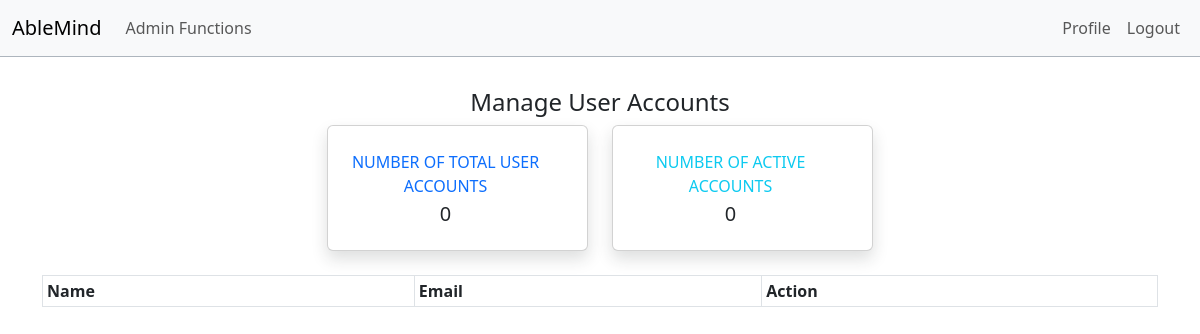
Before: /userAccountManagement.php with the older database file.
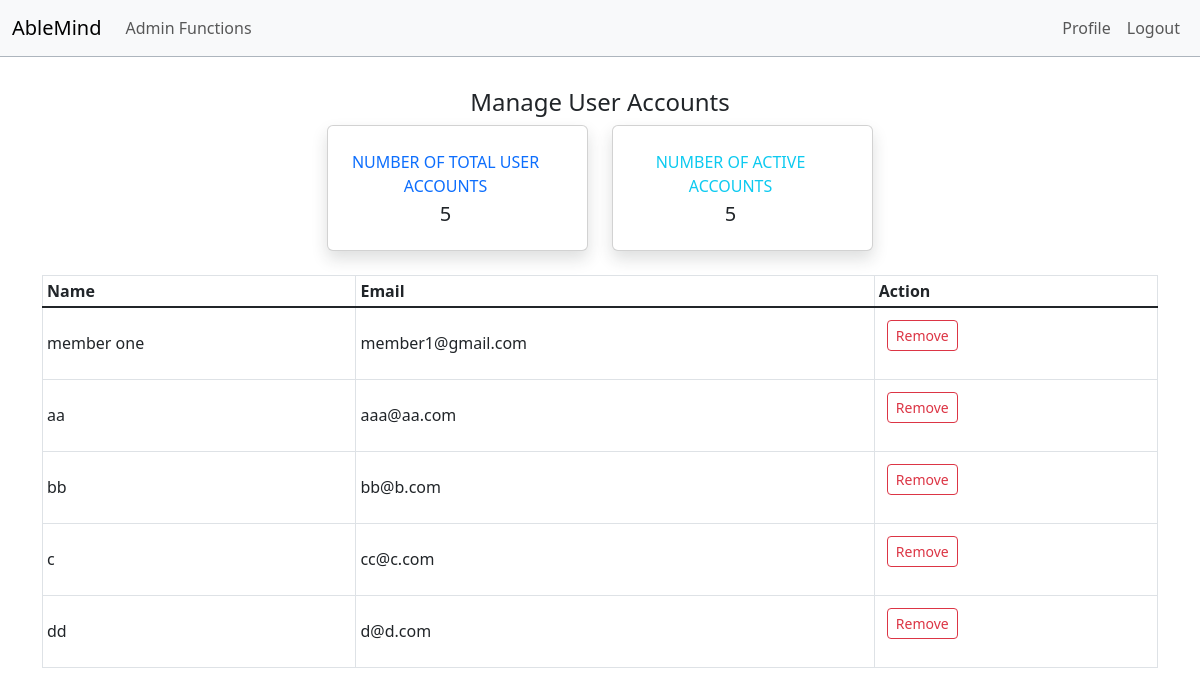
After: the same page with the newer database file.
### tables this page shows
CREATE TABLE `users` (
  `id` int(11) NOT NULL,
  `name` varchar(200) NOT NULL,
  `email` varchar(100) NOT NULL,
  `password` varchar(200) NOT NULL,
  `role` varchar(10) NOT NULL DEFAULT 'member',
  `profile_pic` varchar(250) NOT NULL DEFAULT 'default.jpg',
  `userStatus` varchar(10) NOT NULL DEFAULT 'active'
);

### userAccountManagement.php (the view, shortened to what this page needs)
<?php
require("project_connection.php");
require("navbar_admin.php");
try {
  $sql = "SELECT * FROM `users` where role= 'member'";
  $result = $db->query($sql);
  $rows = $result->fetchAll();
  $sql2 = "SELECT COUNT(*) FROM `users` where `userStatus` = 'active' AND role= 'member'";
  $countResult = $db->query($sql2);
  $count = $countResult->fetchColumn();
} catch (PDOException $e) {
  echo $e->getMessage();
  die();
}
?>
<!DOCTYPE html>
<html lang="en">
<head>
  <link href="./assets/dist/css/bootstrap.min.css" rel="stylesheet">
</head>
<body>
  <br><br><br>
  <div class='container-lg'>
    <h4 class="mt-3 mb-2 mx-auto text-center"> Manage User Accounts</h4>
    <div class="row">
      <div class="col-xl-3 col-md-6 mb-4 ms-auto">
        <div class="card border-left-primary shadow h-100 py-2">
          <div class="card-body">
            <div class="row no-gutters align-items-center">
              <div class="col mr-2">
                <div class="text-xs font-weight-bold text-primary text-uppercase mb-1 text-center">
                  Number of total User Accounts</div>
                <div class="h5 mb-0 font-weight-bold text-gray-800 text-center"><?php echo count($rows) ?> </div>
              </div>
            </div>
          </div>
        </div>
      </div>
      <div class="col-xl-3 col-md-6 mb-4 me-auto">
        <div class="card border-left-primary shadow h-100 py-2">
          <div class="card-body">
            <div class="row no-gutters align-items-center">
              <div class="col mr-2">
                <div class="text-xs font-weight-bold text-info text-uppercase mb-1 text-center">
                  Number of active accounts</div>
                <div class="h5 mb-0 font-weight-bold text-gray-800 text-center"><?php echo $count; ?> </div>
              </div>
            </div>
          </div>
        </div>
      </div>
      <div class="table-responsive text-center">
        <table class="table table-bordered table-sm">
          <thead>
            <tr>
              <th scope="col">Name</th>
              <th scope="col">Email</th>
              <th scope="col">Action</th>
            </tr>
          </thead>
          <tbody class="table-group-divider table align-middle">
            <?php
            foreach ($rows as $row) {
            ?>
              <tr>
                <td><?php echo $row['name']; ?></td>
                <td style="white-space: pre-line;"><?php echo $row['email']; ?></td>
                <td>
                  <form>
                    <?php
                    if ($row['userStatus'] == 'active')
                      echo "<input type='submit' name='removeUser' class='btn btn-outline-danger btn-sm' value='Remove'/>";
                    else
                      echo "<input type='submit' name='reinstateUser' class='btn btn-outline-success btn-sm' value='Reinstate'/>";
                    ?>
                  </form>
                </td>
              </tr>
            <?php
            }
            ?>
          </tbody>
        </table>
      </div>
    </div>
  </div>
</body>
</html>

### navbar_admin.php (shortened to what this page needs)
<head>
  <link href="./assets/dist/css/bootstrap.min.css" rel="stylesheet">
</head>
<nav class="navbar navbar-expand-lg bg-body-tertiary fixed-top border border-dark-subtle border-top-0 border-end-0 border-start-0 d-flex">
  <div class="container-fluid">
    <a class="navbar-brand" href="index.php">
      AbleMind</a>
    <div class="collapse navbar-collapse" id="navbarCollapse">
      <ul class="navbar-nav me-auto mb-2 mb-lg-0">
        <li class="nav-item">
          <a class="nav-link" aria-current="page" href="adminDashboard.php">Admin Functions</a>
        </li>
      </ul>
      <ul class="navbar-nav">
        <li class="nav-item">
          <a class="nav-link" href="profile.php">Profile</a>
        </li>
        <li class="nav-item">
          <a class="nav-link" href="logout.php">Logout</a>
        </li>
      </ul>
    </div>
  </div>
</nav>

Changed rows visible on the page:
added users: name "member one", email "member1@gmail.com"
added users: name "aa", email "aaa@aa.com"
added users: name "bb", email "bb@b.com"
added users: name "c", email "cc@c.com"
added users: name "dd", email "d@d.com"
Other visible differences:
count($rows): "0" → "5"
$count: "0" → "5"
